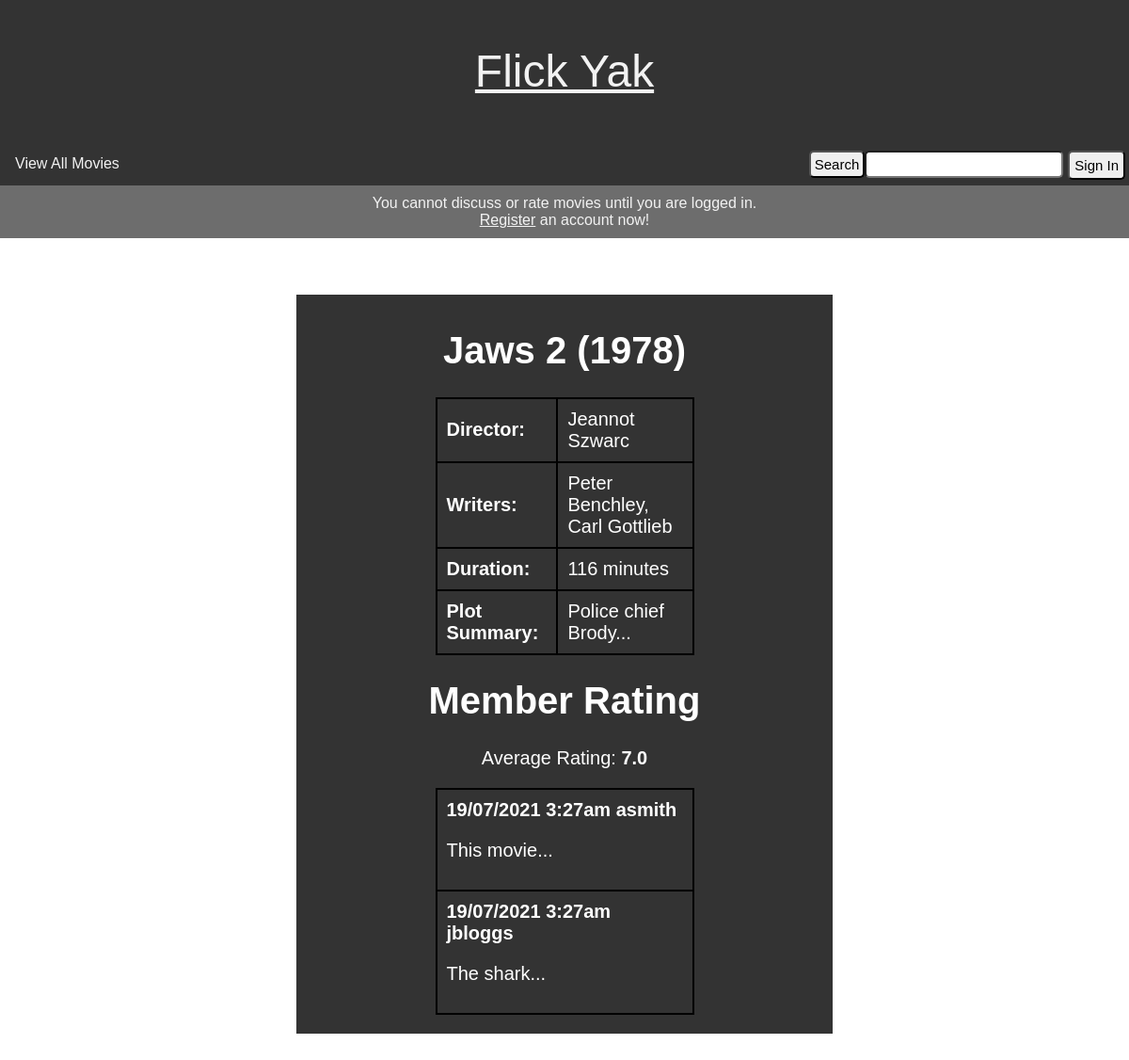
/views/public/movie_details.php?id=1, run on the app's committed database.
### tables this page shows
CREATE TABLE `movie` (
  `movie_id` int(11) NOT NULL,
  `movie_name` varchar(100) NOT NULL,
  `release_year` int(11) DEFAULT NULL,
  `director` varchar(100) NOT NULL,
  `writers` varchar(100) NOT NULL,
  `duration` int(11) NOT NULL,
  `summary` varchar(10000) NOT NULL
);

CREATE TABLE `discussion` (
  `discussion_id` int(11) NOT NULL,
  `movie_id` int(11) NOT NULL,
  `username` varchar(20) NOT NULL,
  `content` varchar(40000) NOT NULL,
  `post_date` timestamp NOT NULL DEFAULT current_timestamp() ON UPDATE current_timestamp()
);

### views/public/movie_details.php (the view, shortened to what this page needs)
<?php
require '../../src/connect_db.php';
if (!isset($_GET['id']) || !ctype_digit($_GET['id'])) {
    require '../errors/404.php';
    exit;
} else {
    $id = $_GET['id'];
}
if (isset($id)) {
    $stmt = $db->prepare("SELECT * FROM movie WHERE movie_id = ?");
    $stmt->execute([$id]);
    $movie = $stmt->fetch();
    $stmt = $db->prepare("SELECT AVG(rating) AS 'average_rating' FROM rating WHERE movie_id = ?");
    $stmt->execute([$id]);
    $rating = $stmt->fetch();
    $stmt = $db->prepare("SELECT * FROM discussion WHERE movie_id = ? ORDER BY post_date DESC");
    $stmt->execute([$id]);
    $discussion = $stmt->fetchAll();
}
$css = '../../css/main.css';
require_once '../common/head.php';
require_once '../common/nav.php';
if ($movie > 0) {
    echo '<div class="rating-container">';
    echo '<h1>' . $movie['movie_name'] . ' (' . $movie['release_year'] . ')</h1>';
    echo '<table></tbody>';
    echo '<tr><th>Director:</th><td>' . $movie['director'] . '</td></tr>';
    echo '<tr><th>Writers:</th><td>' . $movie['writers'] . '</td></tr>';
    echo '<tr><th>Duration:</th><td>' . $movie['duration'] . ' minutes</td></tr>';
    echo '<tr><th>Plot Summary:</th><td>' . $movie['summary'] . '</td></tr></tbody></table>';
    echo '<h1>Member Rating</h1><p>Average Rating: <b>' . number_format($rating['average_rating'], 1, '.', ',') . '</b></p>';
    echo '<table class="chat-table"><tbody>';
    foreach ($discussion as $row) {
        echo '<tr><td><b>' . date("d/m/Y g:ia", strtotime($row['post_date']));
        if (isset($_SESSION['username'])) {
            echo ' <a href="../member/user_profile.php?id=' . $row['username'] . '">('
                . $row['username'] . ')</a>';
        } else {
            echo ' ' . $row['username'] . ' </b>';
        }
        echo '<p>' . $row['content'] . '</p></td></tr>';
    }
    echo "</tbody></table>";
} else {
    echo 'Movie does not exist please try another movie';
}
echo '</div></div></body></html>';

### views/common/head.php (shortened to what this page needs)
<?php
echo '<!DOCTYPE html>
<html lang="en">
<head>
    <meta http-equiv="Content-Type" content="text/html; charset=UTF-8" />
    <meta http-equiv="X-UA-Compatible" content="IE=edge,chrome=1">
    <meta name="viewport" content="width=device-width, initial-scale=1.0">
    <meta name="author" content="Craig Baldry, 10494962">
    <meta name="description" content="Movie Forum">
    <script src="' . $script . '"></script>
    <link rel="stylesheet" href="'.$css.'">
    <title>' . $title . '</title>
</head>
<body>';

### views/common/nav.php (shortened to what this page needs)
<?php
$views_dir = '/flick-yak/views/';
$root_dir = '/flick-yak/';
$home = $root_dir . 'index.php';
$all_movies_link = $views_dir . 'public/all_movies.php';
$member_register = $views_dir . 'public/member_register.php';
$logout = $views_dir . 'common/logout.php';
echo '<div class="header-container"><span><a href="' . $home . '">Flick Yak</a></span>';
echo '</div>';
echo '<div class="nav">';
if (!isset($_SESSION['username'])) {
    echo '<button class="sign-in-button"onclick="on()">Sign In</button>';
} else {
    echo '<div class="welcome-tag">Welcome, ' . $_SESSION['username'] . ' [<a href="' . $logout . '">Log Out</a>]</div>';
}
require_once __DIR__ . '/../forms/search_form.php';
echo '<a href="' . $all_movies_link . '">View All Movies</a>';
echo '</div>';
if (!isset($_SESSION['username'])) {
    echo '<div class="register-message">';
    echo '<span>You cannot discuss or rate movies until you are logged in. <br><a href="'
        . $member_register . '">Register</a> an account now!</span>';
    echo '</div>';
}
echo '<div class="content">';

### views/forms/search_form.php (shortened to what this page needs)
<?php
echo '<form name="search" action="' . $views_dir . 'public/search_results_list.php' . '" method="get" onsubmit="">';
echo '<div class="search-bar"><input type="submit" value="Search"><input type="text" name="search_movies"></div>';
echo '</form>';

### css/main.css (style rules this page uses)
body { margin: 0; font-family: Arial; }
.nav { overflow: hidden; background-color: #333; }
.nav a { float: none; display: inline-block; color: #f2f2f2; text-align: center; padding: 14px 16px; text-decoration: none; }
.search-bar { float: right; padding-top: 9px; padding-right: 5px; }
.search-bar input { border-radius: 5px; padding: 4px; font-size: 15px; }
.header-container { text-align: center; background-color: #333; margin: 0 auto; padding: 1em; font-size: 3em; }
.header-container a { color: #f2f2f2; }
.register-message { text-align: center; background-color: rgb(109, 109, 109); color: #f2f2f2; margin: 0px; padding: 10px; }
.register-message a { color: #f2f2f2; text-decoration: underline; }
.sign-in-button { float: right; margin-top: 9px; margin-right: 4px; border-radius: 5px; padding: 5px; font-size: 15px; }
table { border-collapse: collapse; margin: 10px auto; font-size: 20px; color: white; background-color: #333; width: 50%; padding: 1em; border: 1px solid black; }
th, td { text-align: Left; padding: 10px; border-radius: 16px; border: 2px solid black; }
.content { text-align: center; margin: 50px; overflow: auto; display: flex; flex-direction: column; align-items: center; }
.rating-container { font-size: 20px; color: white; background-color: #333; padding: 10px; margin: 10px; width: 50%; }
.chat-table { overflow-wrap: break-word; }
.chat-table td { max-width: 100px; }

### data on the page
movie: movie_name "Jaws 2", release_year "1978", director "Jeannot Szwarc", writers "Peter Benchley, Carl Gottlieb", duration "116", summary "Police chief Brody..."
discussion: post_date "19/07/2021 3:27am", username "asmith", content "This movie..."
discussion: post_date "19/07/2021 3:27am", username "jbloggs", content "The shark..."

### other printed values
$rating['average_rating'] "7.0"
